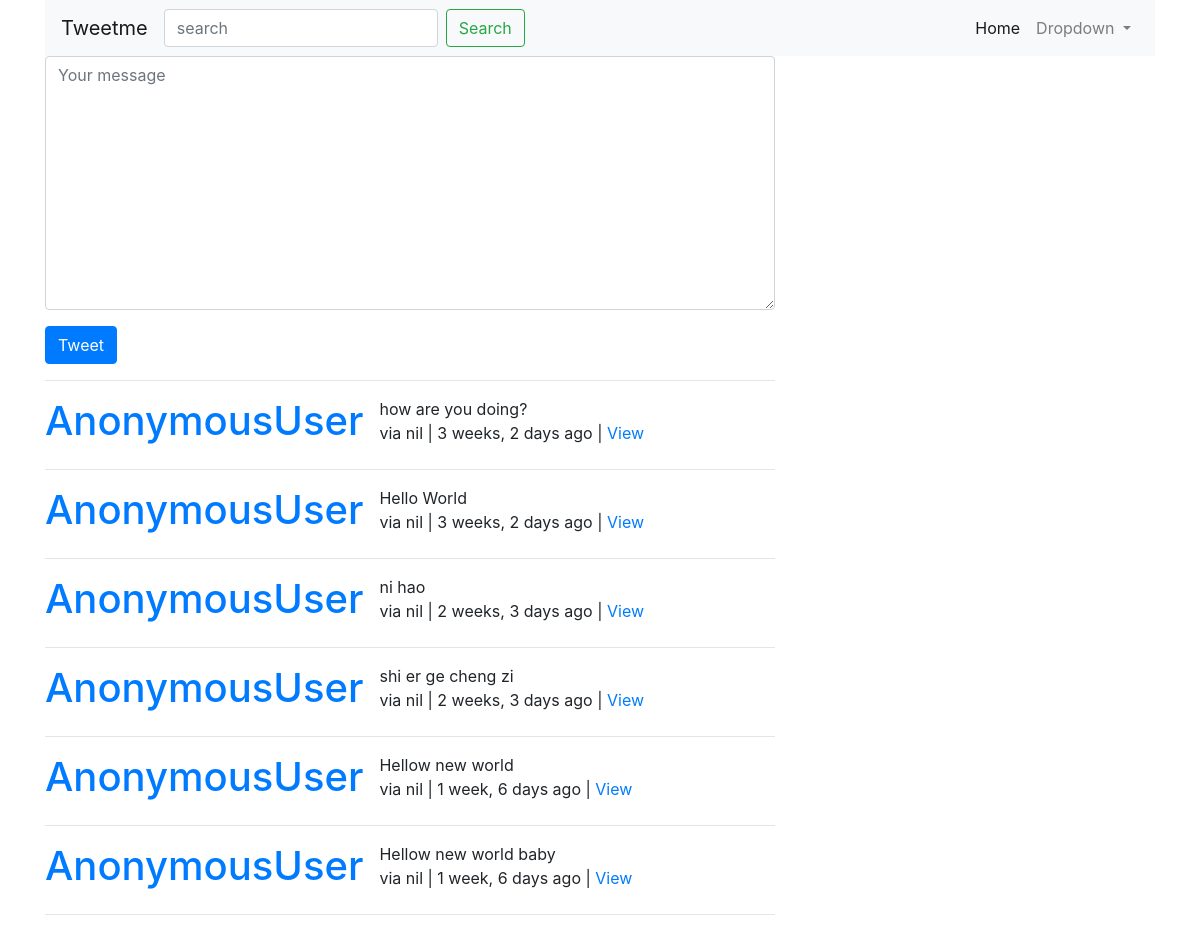
The app's page /tweet/, older data.
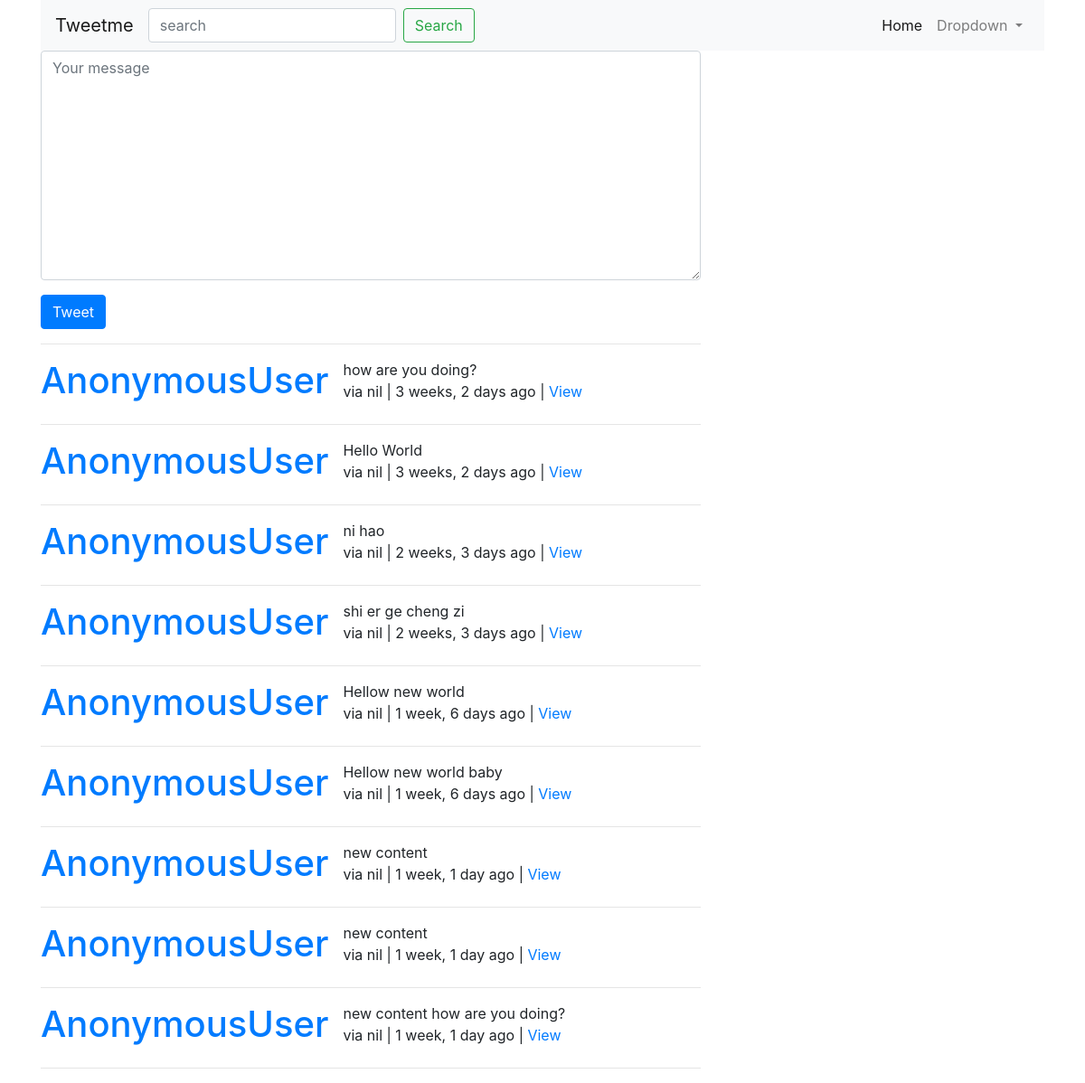
The same page, newer data.
### tweet/models.py (models this page shows, shortened)
class Tweet(models.Model):
	user = models.ForeignKey(settings.AUTH_USER_MODEL, default = 1, on_delete = models.CASCADE)
	content = models.CharField(max_length=140, validators = [validate_content])
	updated = models.DateTimeField(auto_now = True)
	timestamp = models.DateTimeField(auto_now_add = True)
	def get_absolute_url(self):
		return reverse("tweet:tweet-detail", kwargs={"pk":self.pk})

### tweet/views.py (the view)
# urls.py: path('', views.TweetListView.as_view(), name = 'tweet-list'),
class TweetListView(generic.ListView):
	def get_queryset(self, *args, **kwargs):
		qs = Tweet.objects.all()
		query=self.request.GET.get('q', None)
		if query is not None:
			qs = qs.filter(
				Q(content__icontains=query)|
				Q(user__username__icontains=query)
			)
		return qs
	def get_context_data(self, *args, **kwargs):
		context = super().get_context_data(*args, **kwargs)
		context['create_form']=TweetModelForm()
		context['create_url']=reverse_lazy('tweet:tweet-create')
		return context

### tweet/forms.py
class TweetModelForm(forms.ModelForm):
	content = forms.CharField(
		label = '',
		widget=forms.Textarea(
			attrs={"placeholder":"Your message",
					"class":"form-control" }
				))
	class Meta:
		model = Tweet
		fields = [
			"content"
			]

### tweet/templates/tweet/tweet_list.html (shortened to what this page needs)
{% extends 'base.html' %}
{% block content %}
	<div class="row">
		<div class="col-sm-8 col-sm-offset-2">
			{% if not request.GET.q %}
			  	<div class="">
			  		{% include 'tweet/form.html' with form=create_form action_url=create_url btn_title="Tweet" %}
			  	</div>
			  	<hr>
			  	{% endif %}
			{% for object in object_list %}
			<div class="media mt-3">
			  <a class="mr-3" href="#">
			    <h1>{{ request.user }}</h1>
			  </a>
			  <div class="media-body">
			    {{ object.content }} <br>
			    via {{ object.user }} | {{ object.timestamp|timesince }} ago |
			    <a href="{{ object.get_absolute_url}}">View</a>
			  </div>
			</div>
			<hr>
			{% empty %}
				{% if request.GET.q %}
					<p>No tweet found</p>
				{% else %}
					<p>No tweet yet</p>
				{% endif %}
			{% endfor %}
		</div>
	</div>
{% endblock content %}

### templates/base.html (shortened to what this page needs)
{% load static %}
<!doctype html>
<html lang="en">
  <head>
    <link rel="stylesheet" href="{% static 'css/bootstrap.min.css' %}" >
  </head>
  <body>
    <div class="container">
      {% include 'navbar.html' %}
      {% block content %}{% endblock content %}
    </div>
  </body>
</html>

### templates/navbar.html (shortened to what this page needs)
<nav class="navbar navbar-expand-lg navbar-light bg-light">
  <a class="navbar-brand" href="{% url 'home' %}">Tweetme</a>
  {% include 'tweet/tweet_search_form.html' %}
  <div class="collapse navbar-collapse" id="navbarSupportedContent">
    <ul class="navbar-nav ml-auto">
      <li class="nav-item active">
        <a class="nav-link" href="#">Home <span class="sr-only">(current)</span></a>
      </li>
      <li class="nav-item dropdown">
        <a class="nav-link dropdown-toggle" href="#" id="navbarDropdown" role="button" data-toggle="dropdown" aria-haspopup="true" aria-expanded="false">
          Dropdown
        </a>
      </li>
    </ul>
  </div>
</nav>

### tweet/templates/tweet/tweet_search_form.html
<form class="form-inline my-2 my-lg-0" method="GET" action="{% url 'tweet:tweet-list' %}">
	<div class="form-group">
		<input class="form-control mr-sm-2" type="text" name="q" placeholder="search" value="{{request.GET.q}}" id="">
		<input class="btn btn-outline-success my-2 my-sm-0" type="submit" value="Search">
	</div>
</form>

### tweet/templates/tweet/form.html (shortened to what this page needs)
{% load crispy_forms_tags %}
<form class="form" method="POST" action="{% if action_url %}{{ action_url }} {% endif %}">
	{{ form|crispy }}
	<input class="btn btn-primary" type="submit" value="{{btn_title}}">
</form>

Row changes from the older to the newer data that the page shows:
added Tweet: user "AnonymousUser", content "new content", user "nil", timestamp "1 week, 1 day"
added Tweet: user "AnonymousUser", content "new content", user "nil", timestamp "1 week, 1 day"
added Tweet: user "AnonymousUser", content "new content how are you doing?", user "nil", timestamp "1 week, 1 day"
